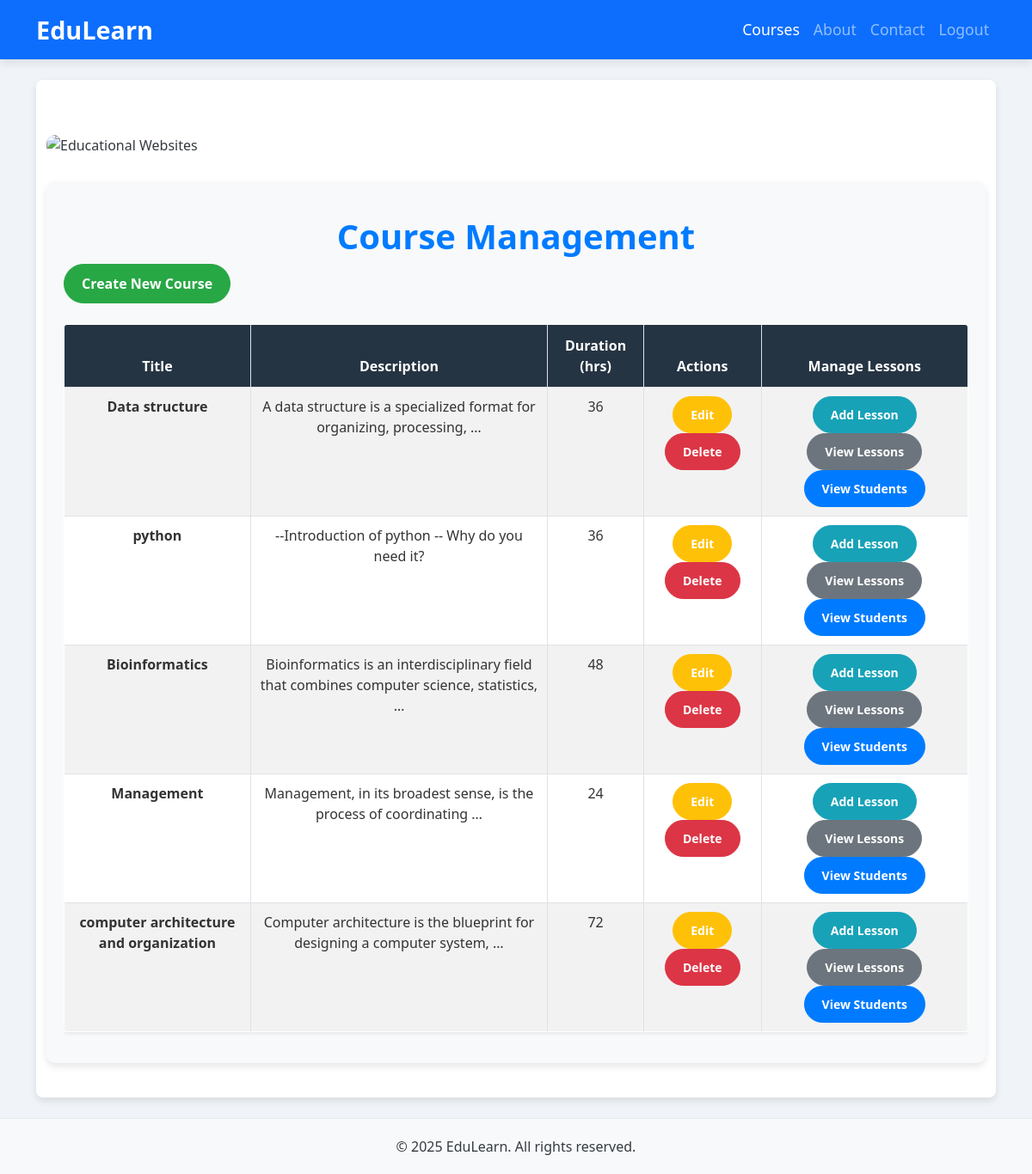
The app's page / (signed in) with its own data.
### courses/models.py (models this page shows, shortened)
class Course(models.Model):
    title = models.CharField(max_length=200)
    description = models.TextField()
    duration = models.IntegerField(help_text="Duration in hours")
    thumbnail = models.ImageField(upload_to='course_thumbnails/', null=True, blank=True)
    created_at = models.DateTimeField(auto_now_add=True)

### courses/views.py (the view)
# urls.py: path('', CourseListView.as_view(), name='course_list'),
@method_decorator(login_required, name='dispatch')
class CourseListView(ListView):
    model = Course
    template_name = 'courses/course_list.html'
    context_object_name = 'courses'

### templates/courses/course_list.html (shortened to what this page needs)
{% extends "courses/base.html" %}
{% block content %}
<div class="container-fluid mt-4">
    <img src="https://www.oflox.com/blog/wp-content/uploads/2021/05/List-of-Educational-Websites-In-India.jpg" alt="Educational Websites" class="header-image">
    <div class="course-management-section">
        <h2 class="page-title">Course Management</h2>
        <div class="d-flex justify-content-between align-items-center mb-4">
            <a href="{% url 'course_create' %}" class="btn btn-success btn-custom btn-success-custom">
                 Create New Course
            </a>
        </div>
        <div class="table-responsive">
            <table border="1" class="table table-striped table-bordered table-hover shadow-sm bg-white rounded custom-table">
                <thead>
                    <tr>
                        <th>Title</th>
                        <th>Description</th>
                        <th>Duration (hrs)</th>
                        <th>Actions</th>
                        <th>Manage Lessons</th>
                    </tr>
                </thead>
                <tbody>
                    {% for course in courses %}
                    <tr>
                        <td class="fw-semibold">{{ course.title }}</td>
                        <td>{{ course.description|truncatewords:10 }}</td>
                        <td>{{ course.duration }}</td>
                        <td>
                            <a href="{% url 'course_update' course.id %}" class="btn btn-warning btn-sm btn-custom btn-warning-custom">
                                 Edit
                            </a>
                            <form action="{% url 'course_delete' course.id %}" method="post" class="d-inline">
                                <button type="submit" class="btn btn-danger btn-sm btn-custom btn-danger-custom"
                                        onclick="return confirm('Are you sure you want to delete this course?')">
                                     Delete
                                </button>
                            </form>
                        </td>
                        <td>
                            <a href="{% url 'lesson_create' %}" class="btn btn-info btn-sm btn-custom btn-info-custom">
                                 Add Lesson
                            </a>
                            <a href="{% url 'course_detail' course.id %}" class="btn btn-secondary btn-sm btn-custom btn-secondary-custom">
                                 View Lessons
                            </a>
                            <a href="{% url 'view_enrolled_students' course.id %}" class="btn btn-primary btn-sm btn-custom btn-primary-custom">
                                 View Students
                            </a>
                        </td>
                    </tr>
                    {% empty %}
                    <tr>
                        <td colspan="5" class="text-center text-muted">No courses available.</td>
                    </tr>
                    {% endfor %}
                </tbody>
            </table>
        </div>
    </div>
</div>
{% endblock %}

### templates/courses/base.html (style rules this page uses)
body { background-color: #f0f4f8; font-family: 'Segoe UI', Tahoma, Geneva, Verdana, sans-serif; color: #343a40; }
h1, h2 { font-weight: 700; }
.btn-custom { background-color: #007bff; color: #fff; border-radius: 30px; padding: 10px 20px; font-weight: bold; transition: background-color 0.3s ease; }

### templates/courses/course_list.html (style rules this page uses)
.custom-table { border-collapse: collapse; width: 100%; background-color: #ffffff; border-radius: 8px; overflow: hidden; }
.custom-table th { background-color: #253443; color: #ffffff; padding: 12px; text-align: center; }
.custom-table td { padding: 10px; text-align: center; color: #333; }
.custom-table .fw-semibold { font-weight: bold; }
.header-image { width: 100%; height: 350px; object-fit: cover; border-radius: 10px; margin-bottom: 30px; }
.page-title { font-size: 2.5rem; font-weight: 600; color: #007bff; text-align: center; margin-top: 20px; }
.btn-custom { border-radius: 25px; padding: 10px 20px; }
.btn-success-custom { background-color: #28a745; border-color: #28a745; color: #fff; }
.btn-warning-custom { background-color: #ffc107; border-color: #ffc107; color: #fff; }
.btn-danger-custom { background-color: #dc3545; border-color: #dc3545; color: #fff; }
.btn-info-custom { background-color: #17a2b8; border-color: #17a2b8; color: #fff; }
.btn-secondary-custom { background-color: #6c757d; border-color: #6c757d; color: #fff; }
.btn-primary-custom { background-color: #007bff; border-color: #007bff; color: #fff; }
.course-management-section { background-color: #f8f9fa; padding: 20px; border-radius: 10px; box-shadow: 0 4px 8px rgba(0, 0, 0, 0.1); }
.course-management-section a { text-decoration: none; }

### records on screen
Course: title "Data structure", description "A data structure is a specialized format for organizing, processing, …", duration "36"
Course: title "python", description "--Introduction of python -- Why do you need it?", duration "36"
Course: title "Bioinformatics", description "Bioinformatics is an interdisciplinary field that combines computer science, statistics, …", duration "48"
Course: title "Management", description "Management, in its broadest sense, is the process of coordinating …", duration "24"
Course: title "computer architecture and organization", description "Computer architecture is the blueprint for designing a computer system, …", duration "72"
